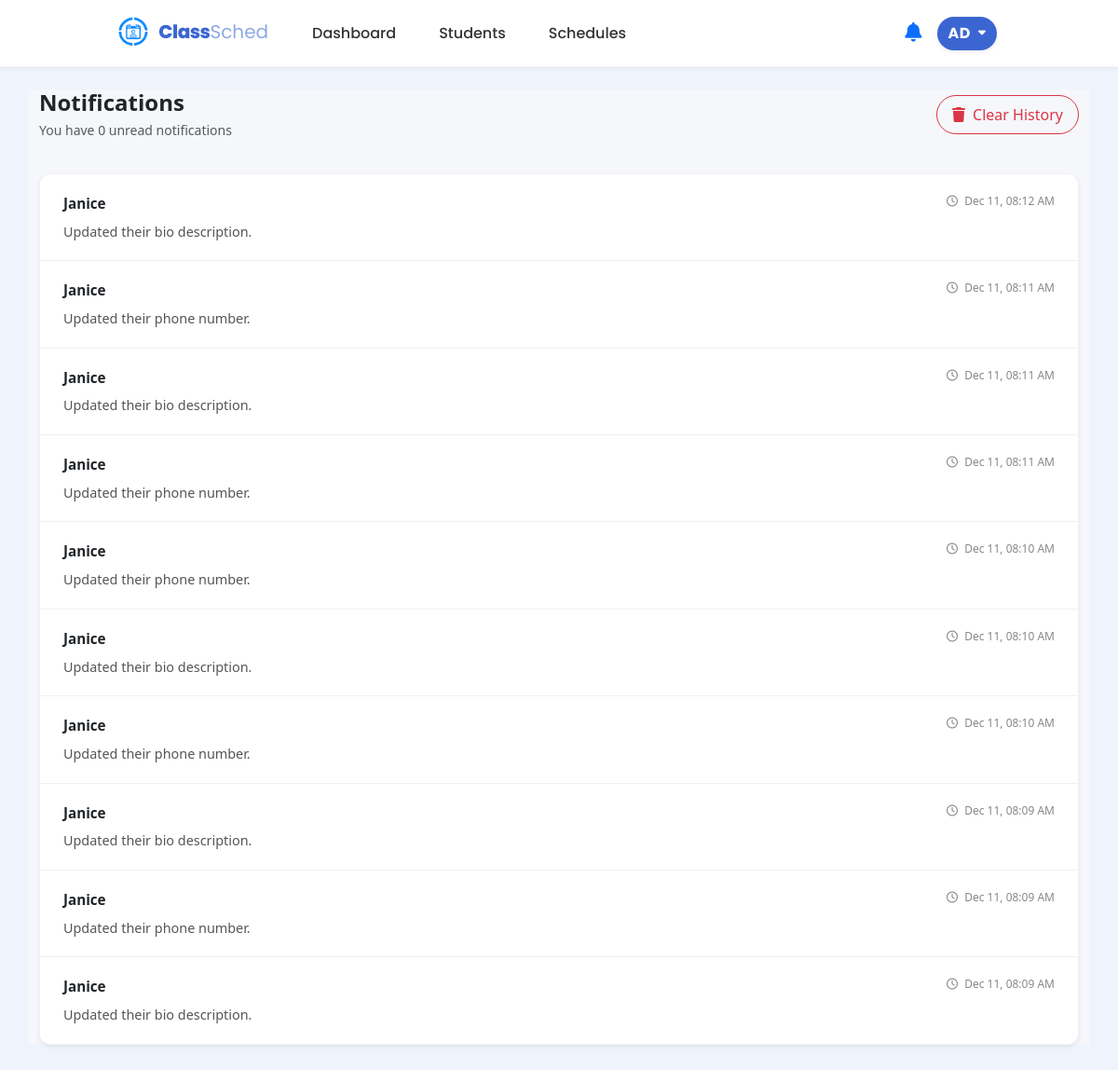
The page /src/notif_view.php (signed in) on the database its author committed.
### tables this page shows
CREATE TABLE users (
        id INTEGER PRIMARY KEY AUTOINCREMENT,
        role_id INTEGER NOT NULL,
        username TEXT NOT NULL UNIQUE, 
        email TEXT NOT NULL UNIQUE,
        password_hash TEXT NOT NULL, last_notification_check DATETIME DEFAULT '1970-01-01 00:00:00',
        FOREIGN KEY (role_id) REFERENCES roles(id)
    );

CREATE TABLE notifications (
        id INTEGER PRIMARY KEY AUTOINCREMENT,
        student_id INTEGER,
        message TEXT,
        is_read INTEGER DEFAULT 0,
        created_at DATETIME DEFAULT CURRENT_TIMESTAMP,
        FOREIGN KEY (student_id) REFERENCES students(id)
    );

CREATE TABLE students (
        id INTEGER PRIMARY KEY AUTOINCREMENT,
        user_id INTEGER UNIQUE,
        student_number TEXT(50) NOT NULL,
        last_name TEXT(50) NOT NULL,
        first_name TEXT(50),
        middle_name TEXT(50),
        age INTEGER,
        phone_number TEXT(20),
        course_id INTEGER NOT NULL,
        year_level INTEGER,
        email TEXT(255) UNIQUE,
        last_notification_check DATETIME DEFAULT "1970-01-01 00:00:00",
        FOREIGN KEY (user_id) REFERENCES users(id),
        FOREIGN KEY (course_id) REFERENCES courses(id)
    );

### src/notif_view.php (the view, shortened to what this page needs)
<?php
$db = get_db();
$user_id = null;
if (isset($_SESSION['user']['id'])) {
    $user_id = $_SESSION['user']['id'];
} elseif (isset($_SESSION['user_id'])) {
    $user_id = $_SESSION['user_id'];
    $user_name = $_SESSION['user_name'] ?? 'Student';
} else {
    header("Location: index.php");
    exit();
}
$stmt_role = $db->prepare("SELECT r.name FROM users u JOIN roles r ON u.role_id = r.id WHERE u.id = :uid");
$stmt_role->bindValue(':uid', $user_id, SQLITE3_INTEGER);
$res_role = $stmt_role->execute();
$role_row = $res_role->fetchArray(SQLITE3_ASSOC);
$user_role = $role_row['name'] ?? 'student';
$notifications = [];
$unread_count = 0;
$total_count = 0;
$has_read_notifications = false;
if ($user_role === 'admin') {
    $query = "SELECT n.*, s.first_name, s.last_name, s.student_number
              FROM notifications n
              LEFT JOIN students s ON n.student_id = s.id
              WHERE n.message LIKE '%bio description%'
                 OR n.message LIKE '%phone number%'
              ORDER BY n.created_at DESC";
    $res = $db->query($query);
    while ($row = $res->fetchArray(SQLITE3_ASSOC)) {
        $studentName = trim(($row['first_name'] ?? '') . ' ' . ($row['last_name'] ?? ''));
        $row['display_name'] = empty($studentName) ? 'Unknown Student' : $studentName;
        $notifications[] = $row;
        if ($row['is_read'] == 1) {
            $has_read_notifications = true;
        }
    }
    $total_count = $unread_count;
}
?>
<!DOCTYPE html>
<html lang="en">
<head>
    <link href="https://cdn.jsdelivr.net/npm/bootstrap@5.3.3/dist/css/bootstrap.min.css" rel="stylesheet">
    <link href="https://cdnjs.cloudflare.com/ajax/libs/font-awesome/6.0.0/css/all.min.css" rel="stylesheet">
    <link rel="stylesheet" href="../styles/student_dashboard.css">
    <link rel="stylesheet" href="../styles/student.css">
    <link rel="stylesheet" href="../styles/notification.css">
    <link rel="stylesheet" href="../styles/notif_view.css">
</head>
<body>
    <?php require_once __DIR__ . "/student_nav.php"; ?>
    <div class="container mt-4 mb-5">
        <div class="page-header d-flex flex-wrap justify-content-between align-items-center gap-3">
            <div>
                <h4 class="mb-1 fw-bold text-dark">
                    Notifications
                </h4>
                <p class="mb-0 text-muted small">
                    You have <?php echo $total_count; ?> unread notification<?php echo $total_count !== 1 ? 's' : ''; ?>
                </p>
            </div>
            <div class="d-flex gap-2">
                <?php if ($has_read_notifications): ?>
                    <a href="?action=clear_history"
                       class="btn btn-outline-danger rounded-pill px-3 py-2"
                       onclick="return confirm('Are you sure you want to delete all read notifications? This cannot be undone.');">
                        <i class="fa-solid fa-trash me-1"></i> Clear History
                    </a>
                <?php endif; ?>
            </div>
        </div>
        <?php if (!empty($notifications)): ?>
            <div class="notif-card shadow-sm overflow-hidden mt-3">
                <?php foreach ($notifications as $notif):
                    $is_unread = ($notif['is_read'] == 0);
                    $item_class = $is_unread ? 'unread' : 'read';
                    if ($user_role === 'admin') {
                        $target_url = "admin_student_manage.php?action=read_notif&id=" . $notif['id'];
                    } else {
                        $target_url = "student_schedule.php?action=read_notif&id=" . $notif['id'];
                    }
                ?>
                    <a href="<?php echo $target_url; ?>" class="notif-item <?php echo $item_class; ?>">
                        <div class="d-flex flex-column">
                            <div class="d-flex justify-content-between align-items-start mb-1">
                                <div class="notif-title">
                                    <?php echo htmlspecialchars(!empty($notif['first_name']) ? $notif['first_name'] : 'ClassSched Notification'); ?>
                                </div>
                                <div class="notif-time ms-3">
                                    <i class="fa-regular fa-clock me-1"></i>
                                    <?php echo date('M d, h:i A', strtotime($notif['created_at'])); ?>
                                </div>
                            </div>
                            <div class="notif-text">
                                <?php echo htmlspecialchars($notif['message']); ?>
                            </div>
                        </div>
                    </a>
                <?php endforeach; ?>
            </div>
        <?php endif; ?>
    </div>
</body>
</html>

### src/student_nav.php (shortened to what this page needs)
<?php
$current_page = basename($_SERVER['PHP_SELF']);
$is_admin = (strpos($current_page, 'admin_') === 0);
$fullName = null;
$initials = null;
if (isset($_SESSION['user']['id']) && isset($db)) {
    $userId = $_SESSION['user']['id'];
    $stmtRole = $db->prepare("SELECT r.name FROM users u JOIN roles r ON u.role_id = r.id WHERE u.id = :uid");
    $stmtRole->bindValue(':uid', $userId, SQLITE3_INTEGER);
    $resRole = $stmtRole->execute();
    $roleRow = $resRole->fetchArray(SQLITE3_ASSOC);
    if ($roleRow && strtolower($roleRow['name']) === 'admin') {
        $is_admin = true;
    }
    $stmt = $db->prepare("SELECT first_name, last_name FROM students WHERE user_id = :uid");
    $stmt->bindValue(':uid', $userId, SQLITE3_INTEGER);
    $result = $stmt->execute();
    $navStudent = $result->fetchArray(SQLITE3_ASSOC);
    if ($navStudent) {
        $fullName = $navStudent['first_name'] . ' ' . $navStudent['last_name'];
    } else {
        $stmt = $db->prepare("SELECT username FROM users WHERE id = :uid");
        $stmt->bindValue(':uid', $userId, SQLITE3_INTEGER);
        $result = $stmt->execute();
        $user = $result->fetchArray(SQLITE3_ASSOC);
        if ($user) {
            $fullName = $user['username'];
            if (strtolower($fullName) === 'admin') {
                $fullName = 'Admin';
            }
        }
    }
}
if ($fullName) {
    $parts = explode(' ', trim($fullName));
    if (count($parts) >= 2) {
        $initials = strtoupper(substr($parts[0], 0, 1) . substr($parts[1], 0, 1));
    } else {
        $initials = strtoupper(substr($fullName, 0, 2));
    }
}
$home_link = $is_admin ? 'admin_dashboard.php' : 'student_dashboard.php';
?>
<link rel="stylesheet" href="../styles/student_nav.css">
<nav class="navbar navbar-expand-md sticky-top">
    <div class="container-fluid px-4">
        <div class="d-flex align-items-center">
            <a class="navbar-brand me-0" href="<?php echo $home_link; ?>">
                <img src="../img/logo.png" width="45" height="45" alt="Logo" onerror="this.style.display='none'">
                <span class="logo-text lh-1">
                    <span class="text-class">Class</span><span class="text-sched">Sched</span>
                </span>
            </a>
            <div class="collapse navbar-collapse ms-4 d-none d-md-block" id="desktopNav">
                <ul class="navbar-nav">
                    <?php if ($is_admin): ?>
                        <li class="nav-item">
                            <a class="nav-link <?php echo ($current_page == 'admin_dashboard.php') ? 'active fw-bold text-primary' : ''; ?>" href="admin_dashboard.php">Dashboard</a>
                        </li>
                        <li class="nav-item">
                            <a class="nav-link <?php echo ($current_page == 'admin_student_manage.php') ? 'active fw-bold text-primary' : ''; ?>" href="admin_student_manage.php">Students</a>
                        </li>
                        <li class="nav-item">
                            <a class="nav-link <?php echo ($current_page == 'admin_schedule.php') ? 'active fw-bold text-primary' : ''; ?>" href="admin_schedule.php">Schedules</a>
                        </li>
                    <?php endif; ?>
                </ul>
            </div>
        </div>
        <div class="d-flex align-items-center gap-3">
            <div class="dropdown notification-container position-relative">
                <?php if ($current_page == 'notif_view.php'): ?>
                    <i class="fa-solid fa-bell"
                       style="font-size: 1.3rem; color: #0d6efd; cursor: default;">
                    </i>
                <?php endif; ?>
            </div>
            <div class="dropdown">
                <?php if ($is_admin): ?>
                    <button class="btn user-dropdown-btn rounded-pill d-flex align-items-center gap-2 border-0 shadow-sm" type="button" data-bs-toggle="dropdown" aria-expanded="false">
                        <span class="fw-bold" style="letter-spacing: 0.5px;"><?php echo htmlspecialchars($initials ?? 'AD'); ?></span>
                        <i class="fa-solid fa-caret-down" style="font-size: 0.8rem;"></i>
                    </button>
                <?php endif; ?>
            </div>
        </div>
    </div>
</nav>

### styles/student_dashboard.css (style rules this page uses)
:root { --brand-blue: #3b66d1; --brand-dark: #0f1724; }
body { font-family: 'Poppins', sans-serif; color: var(--brand-dark); background-color: #f8f9fa; }

### styles/student.css (style rules this page uses)
:root { --brand-blue: #3b66d1; --brand-blue-hover: #2d52b0; --brand-dark: #0f1724; --brand-light: #f5f7ff; }
body { font-family: 'Poppins', sans-serif; color: var(--brand-dark); background-color: #eff3fc; }
.navbar { background-color: rgba(255, 255, 255, 0.95); border-bottom: 1px solid #f3f4f6; padding: 0.5rem 0; }
.nav-link { color: #333 !important; font-weight: 500; margin: 0 15px; transition: color 0.2s; }

### styles/notification.css (style rules this page uses)
.notification-container { display: flex; align-items: center; }
.notification-container .fa-bell { transition: color 0.3s ease; cursor: pointer; }
.notif-time { font-size: 0.75rem; color: #888; }

### styles/notif_view.css (style rules this page uses)
.container { background-color: #f5f7fa; font-family: 'Segoe UI', system-ui, -apple-system, sans-serif; }
.page-header { background-color: transparent; padding-bottom: 20px; }
.notif-card { background-color: #ffffff; border: 1px solid rgba(0,0,0,0.05); border-radius: 12px; transition: all 0.2s ease; }
.notif-item { position: relative; padding: 20px 25px; border-bottom: 1px solid #f0f0f0; transition: background-color 0.2s; text-decoration: none; display: block; }
.notif-item:last-child { border-bottom: none; }
.notif-title { font-weight: 600; font-size: 0.95rem; color: #212529; margin-bottom: 4px; display: flex; align-items: center; }
.notif-text { font-size: 0.9rem; color: #555; line-height: 1.5; }
.notif-time { font-size: 0.75rem; color: #888; white-space: nowrap; }

### styles/student_nav.css (style rules this page uses)
.navbar { background-color: #ffffff; box-shadow: 0 2px 4px rgba(0,0,0,0.04); z-index: 1030; }
.user-dropdown-btn { background-color: #3b66d1; color: white; padding: 6px 12px; font-weight: 500; }
.logo-text { font-family: 'Poppins', sans-serif; font-size: 20px; line-height: 1; }
.text-class { color: #3b66d1; font-weight: 800; letter-spacing: -0.5px; }
.text-sched { color: #8daae0; font-weight: 400; }
@media (min-width: 992px) { .navbar .container-fluid { padding-left: 120px !important; padding-right: 130px !important; } }

### rows shown on the page
users: username "AD"
notifications: student.first_name "Janice", created_at "Dec 11, 08:12 AM", message "Updated their bio description."
notifications: student.first_name "Janice", created_at "Dec 11, 08:11 AM", message "Updated their phone number."
notifications: student.first_name "Janice", created_at "Dec 11, 08:11 AM", message "Updated their bio description."
notifications: student.first_name "Janice", created_at "Dec 11, 08:11 AM", message "Updated their phone number."
notifications: student.first_name "Janice", created_at "Dec 11, 08:10 AM", message "Updated their phone number."
notifications: student.first_name "Janice", created_at "Dec 11, 08:10 AM", message "Updated their bio description."
notifications: student.first_name "Janice", created_at "Dec 11, 08:10 AM", message "Updated their phone number."
notifications: student.first_name "Janice", created_at "Dec 11, 08:09 AM", message "Updated their bio description."
notifications: student.first_name "Janice", created_at "Dec 11, 08:09 AM", message "Updated their phone number."
notifications: student.first_name "Janice", created_at "Dec 11, 08:09 AM", message "Updated their bio description."

### other values the page prints
$total_count "0"
